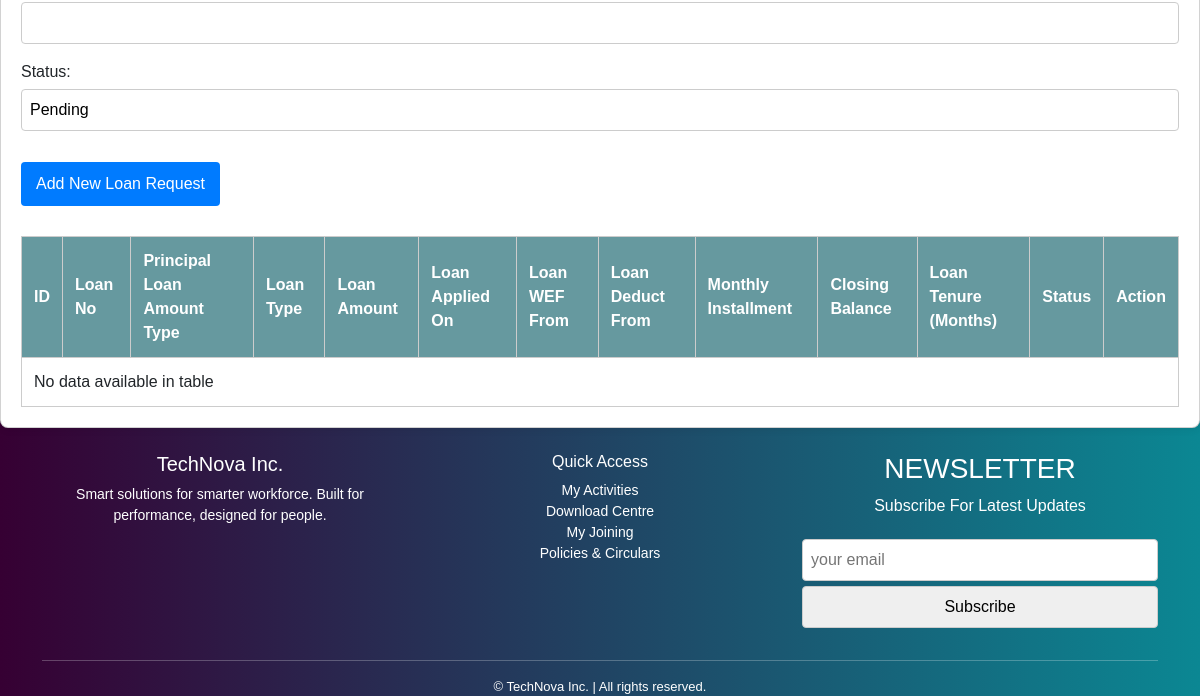
Before: /loan-history/ (lower part) with the older database file.
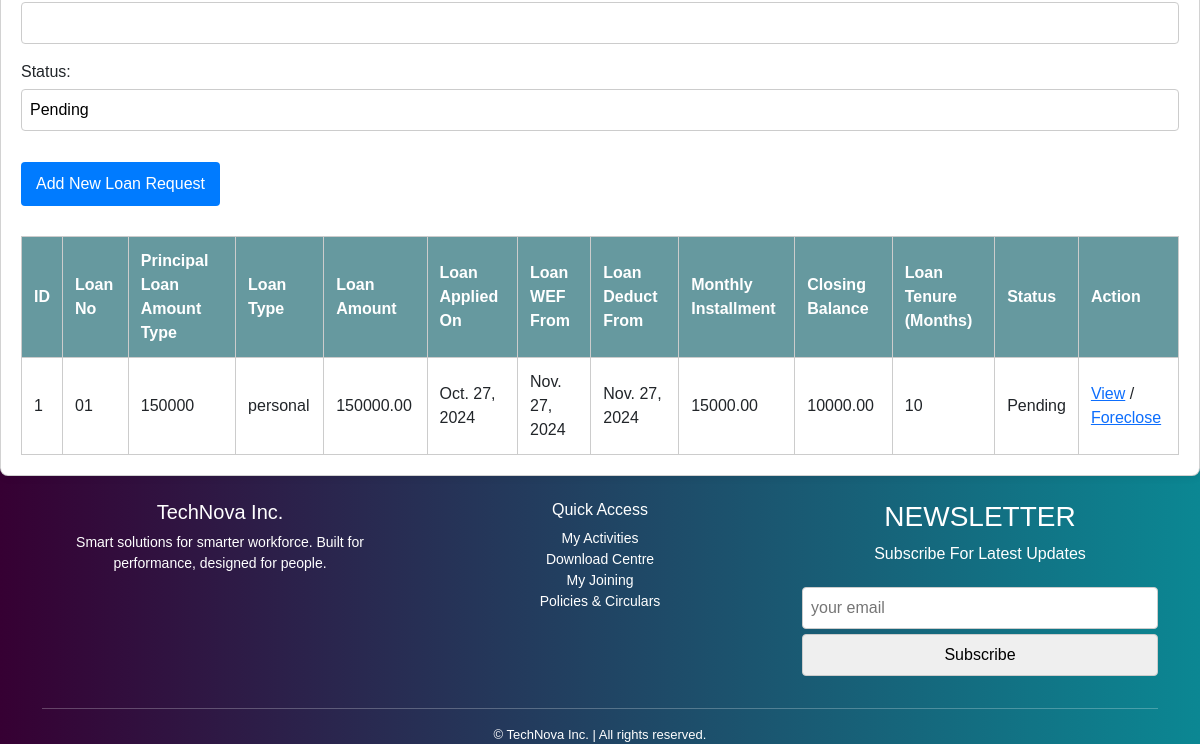
After: the same page with the newer database file.
### apps/dashboard/models.py (models this page shows, shortened)
class BaseClass(models.Model):
    id = models.UUIDField(primary_key=True, default=uuid.uuid4, editable=False)
    created_at = models.DateTimeField(auto_now_add=True)
    updated_at = models.DateTimeField(auto_now=True)
    class Meta:
        abstract = True

class Loan(BaseClass):
    employee = models.ForeignKey(Employee, on_delete=models.CASCADE)
    loan_no = models.CharField(max_length=50)
    principal_amount_type = models.CharField(max_length=50)
    loan_type = models.CharField(max_length=50)
    loan_amount = models.DecimalField(max_digits=10, decimal_places=2)
    applied_on = models.DateField()
    wef_from = models.DateField(verbose_name="Loan WEF From")
    deduct_from = models.DateField(verbose_name="Loan Deduct From")
    monthly_installment = models.DecimalField(max_digits=10, decimal_places=2)
    closing_balance = models.DecimalField(max_digits=10, decimal_places=2)
    tenure_months = models.PositiveIntegerField()
    status = models.CharField(max_length=50, default="Pending")

### apps/dashboard/views.py (the view)
# urls.py: path('loan-history/', loan_history_view, name='loan_history'),
def loan_history_view(request):
    loans = Loan.objects.select_related('employee').all()
    form = LoanForm(request.POST or None)
    if request.method == 'POST' and form.is_valid():
        form.save()
        return redirect('loan_history')
    return render(request, 'dashboard/loan_history.html', {'form': form, 'loans': loans})

### apps/dashboard/forms.py
class LoanForm(forms.ModelForm):
    class Meta:
        model = Loan
        fields = [
            'employee', 'loan_no', 'principal_amount_type', 'loan_type',
            'loan_amount', 'applied_on', 'wef_from', 'deduct_from',
            'monthly_installment', 'closing_balance', 'tenure_months', 'status'
        ]
        widgets = {
            'applied_on': forms.DateInput(attrs={'type': 'date'}),
            'wef_from': forms.DateInput(attrs={'type': 'date'}),
            'deduct_from': forms.DateInput(attrs={'type': 'date'}),
        }

### apps/dashboard/models.py (called while the page is built)
    def __str__(self):
        return f"{self.first_name} {self.last_name}"

### apps/dashboard/templates/dashboard/loan_history.html (shortened to what this page needs)
{% extends 'dashboard/base.html' %}
{% block body %}
</head>
<body>
<br></br>
<div class="card">
  <form method="post">
    {{ form.as_p }}
    <button type="submit">Add New Loan Request</button>
  </form>
  <table>
    <thead>
      <tr>
        <th>ID</th>
        <th>Loan No</th>
        <th>Principal Loan Amount Type</th>
        <th>Loan Type</th>
        <th>Loan Amount</th>
        <th>Loan Applied On</th>
        <th>Loan WEF From</th>
        <th>Loan Deduct From</th>
        <th>Monthly Installment</th>
        <th>Closing Balance</th>
        <th>Loan Tenure (Months)</th>
        <th>Status</th>
        <th>Action</th>
      </tr>
    </thead>
    <tbody>
      {% if loans %}
        {% for loan in loans %}
        <tr>
          <td>{{ forloop.counter }}</td>
          <td>{{ loan.loan_no }}</td>
          <td>{{ loan.principal_amount_type }}</td>
          <td>{{ loan.loan_type }}</td>
          <td>{{ loan.loan_amount }}</td>
          <td>{{ loan.applied_on }}</td>
          <td>{{ loan.wef_from }}</td>
          <td>{{ loan.deduct_from }}</td>
          <td>{{ loan.monthly_installment }}</td>
          <td>{{ loan.closing_balance }}</td>
          <td>{{ loan.tenure_months }}</td>
          <td>{{ loan.status }}</td>
          <td><a href="#">View</a> / <a href="#">Foreclose</a></td>
        </tr>
        {% endfor %}
      {% else %}
        <tr><td colspan="13">No data available in table</td></tr>
      {% endif %}
    </tbody>
  </table>
</div>
</body>
</html>
{% endblock %}

Changed rows visible on the page:
added Loan: loan_no "01", principal_amount_type "150000", loan_type "personal", loan_amount "150000.00", applied_on "Oct. 27, 2024", wef_from "Nov. 27, 2024", deduct_from "Nov. 27, 2024", monthly_installment "15000.00", closing_balance "10000.00", tenure_months "10", status "Pending"
Other visible differences:
text no longer shown: "No data available in table"
